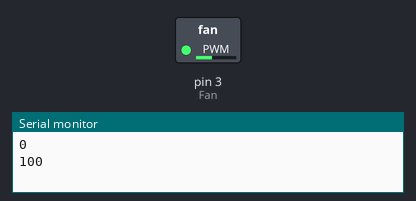
A sketch run on a simulated Arduino Uno, built with avr-gcc and run on an emulated ATmega328P. On the bench: switched loads named in the sketch (green lamp = pin HIGH), the last lines printed to the serial monitor.

Above: at 0.05 s.
At 0.4 s:
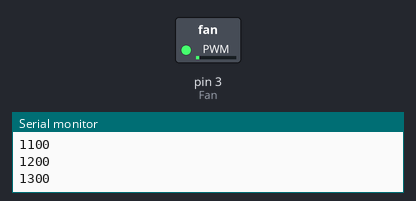
At 0.85 s:
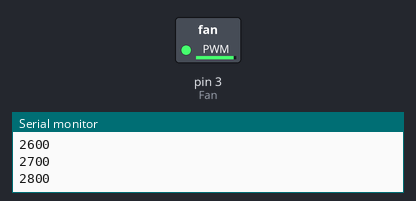
Timing chart, 0 to 3.0 s (numbered marks = the images above):
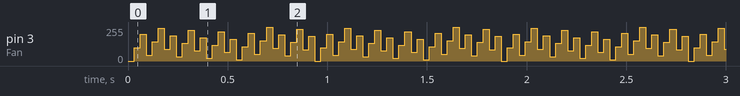

The sketch:

fan.ino
```cpp
//Arduino Sample Code for Fan Module
//www.DFRobot.com
//Version 1.0

#define Fan 3    //define driver pins

void setup()
{
  pinMode(Fan,OUTPUT);
  Serial.begin(9600);    //Baudrate: 9600
}
void loop()
{
  int value;
  for(value = 0 ; value <= 3000; value+=100)
  {
    analogWrite(Fan, value);   //PWM
    Serial.println(value);
    delay(30);
  }
}
```

Measured:
- by itself, pin 3 (Fan): moves between 0/255 and 252/255, repeating every 0.94 s
